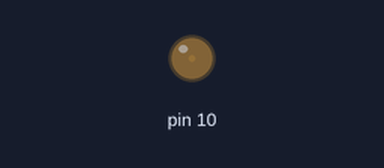
Simulated run of this sketch. Board: Arduino Uno, built with avr-gcc and run on an emulated ATmega328P. On the bench: output pins drawn as LEDs (lit = HIGH). What the sketch prints to the serial monitor is not drawn.

Above: at 0.05 s.
At 1.2 s:
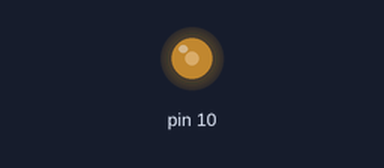
At 2.35 s:
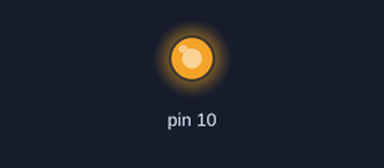
At 4.65 s:
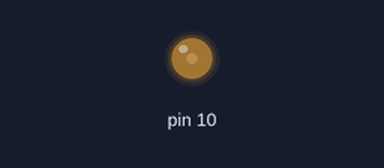
Timing chart, 0 to 6.8 s (numbered marks = the images above):
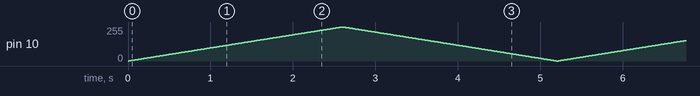

The sketch:

005_led_pwm1.ino
```cpp
// C++ code
//
void setup()
{
  pinMode(10, OUTPUT);
  Serial.begin(9600);
}

void loop()
{
  for(int i=0; i<=255;i++){
    analogWrite(10,i);
    Serial.println(i);
    delay(10);
  }
  for(int i=255; i>=0;i--){
    analogWrite(10,i);
    Serial.println(i);
    delay(10);
  }
}
```
